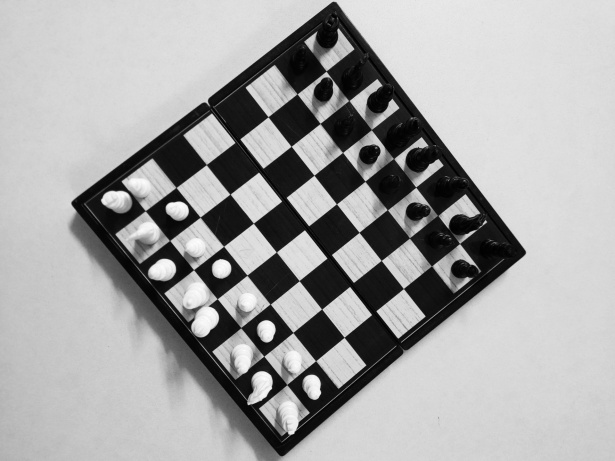
#> input picture imagenes/foto_tablerocnpiezas.jpg, 615 x 461 px
$ python deteccionTablero.py
#> lines starting #> are read from the running program, lines starting #| are printed output that depends on the picture; after the words box and inside, x2 and y2 are one past the last pixel; in counts of white or black regions, pixels touching at a corner belong together
import cv2
import numpy as np
import json
import time
import os

IP_ROBOT = '127.0.0.1'  # IP del robot real o simulado
NOMBRE_IMAGEN = "imagenes/foto_tablerocnpiezas.jpg"
ARCHIVO_PLANTILLA = "plantilla_tablero.json"

TAMANIO_TABLERO = 800  # tamaño en píxeles de la imagen rectificada
TAMANIO_TABLERO_CM = 50  # tamaño en centímetros del tablero

#piezas = ['NADA': 0, 'PEON' : 1 , 'CABALLO': 2, 'TORRE' : 3, 'ALFIL' : 4, 'REY' : 5, 'REINA' : 6]

def detectar_esquinas_tablero(img):
    """
    Detecta las 4 esquinas del tablero de ajedrez.
    #Esto es una versión simplificada: en producción se puede mejorar con detección de líneas o aruco.
    Retorna las 4 esquinas ordenadas (tl, tr, br, bl)
    """
    print("[INFO] Procesando contornos para detectar el tablero...")

    gris = cv2.cvtColor(img, cv2.COLOR_BGR2GRAY)
    blur = cv2.GaussianBlur(gris, (5, 5), 0)
    edges = cv2.Canny(blur, 50, 150)

    # Mostrar bordes detectados
    cv2.imshow("Bordes detectados (Canny)", edges)
    cv2.waitKey(0)

    contornos, _ = cv2.findContours(edges, cv2.RETR_EXTERNAL, cv2.CHAIN_APPROX_SIMPLE)

    img_contornos = img.copy()
    cv2.drawContours(img_contornos, contornos, -1, (0, 255, 0), 2)
    cv2.imshow("Contornos detectados", img_contornos)
    cv2.waitKey(0)

    contorno_max = max(contornos, key=cv2.contourArea)
    epsilon = 0.02 * cv2.arcLength(contorno_max, True)
    approx = cv2.approxPolyDP(contorno_max, epsilon, True)

    if len(approx) != 4:
        raise Exception("[ERROR] No se detectaron 4 esquinas. Ajustar iluminación o filtros.")

    img_esquinas = img.copy()
    for punto in approx:
        cv2.circle(img_esquinas, tuple(punto[0]), 10, (0, 0, 255), -1)

    cv2.imshow("Esquinas detectadas", img_esquinas)
    cv2.waitKey(0)

    esquinas = [p[0] for p in approx]

    # Ordenar esquinas: top-left, top-right, bottom-right, bottom-left
    esquinas = sorted(esquinas, key=lambda x: x[1])
    top = sorted(esquinas[:2], key=lambda x: x[0])
    bottom = sorted(esquinas[2:], key=lambda x: x[0])

    return np.float32([top[0], top[1], bottom[1], bottom[0]])

def aplicar_homografia(img, esquinas_img):
    print("[INFO] Calculando homografía y rectificando imagen...")
    esquinas_ideal = np.float32([[0, 0], [TAMANIO_TABLERO, 0],
                                 [TAMANIO_TABLERO, TAMANIO_TABLERO], [0, TAMANIO_TABLERO]])

    H, _ = cv2.findHomography(esquinas_img, esquinas_ideal)
    img_warped = cv2.warpPerspective(img, H, (TAMANIO_TABLERO, TAMANIO_TABLERO))

        # Mostrar imagen rectificada
    cv2.imshow("Imagen rectificada (homografía)", img_warped)
    cv2.waitKey(0)

    return img_warped

def generar_plantilla_rectificada(img_rectificada):
    print("[INFO] Generando plantilla a partir de imagen rectificada...")

    casilla_w = TAMANIO_TABLERO // 8
    casilla_h = TAMANIO_TABLERO // 8
    columnas = 'abcdefgh'
    filas = '12345678'

    plantilla = {}

    for i in range(8):
        for j in range(8):
            cx = j * casilla_w + casilla_w // 2
            cy = i * casilla_h + casilla_h // 2
            casilla = columnas[j] + filas[7 - i]
            plantilla[casilla] = (cx, cy)

            # Dibujar en imagen para verificación
            cv2.circle(img_rectificada, (cx, cy), 5, (0, 255, 0), -1)
            cv2.putText(img_rectificada, casilla, (cx - 15, cy - 10),
                        cv2.FONT_HERSHEY_SIMPLEX, 0.5, (255, 255, 255), 1)

    # Mostrar imagen con plantilla
    cv2.imshow("Casillas con centros corregidos", img_rectificada)
    cv2.waitKey(0)

    return plantilla, img_rectificada

## Programa para identificar el tablero. Todo nosotros
imagen = cv2.imread(NOMBRE_IMAGEN)
#> imagen is the input picture: shape (461, 615, 3); min 0, max 254, mean 165.3

# 1. Detectar esquinas del tablero
esquinas_detectadas = detectar_esquinas_tablero(imagen)
#> in detectar_esquinas_tablero, `blur = cv2.GaussianBlur(gris, (5, 5), 0)`:
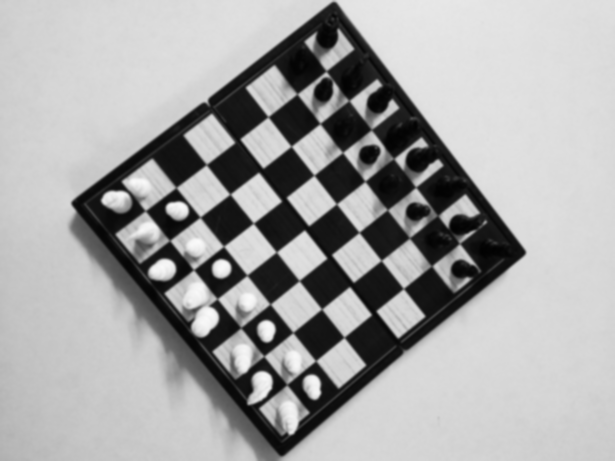
#> blur: shape (461, 615); min 1, max 250, mean 165.3
#> in detectar_esquinas_tablero, `edges = cv2.Canny(blur, 50, 150)`:
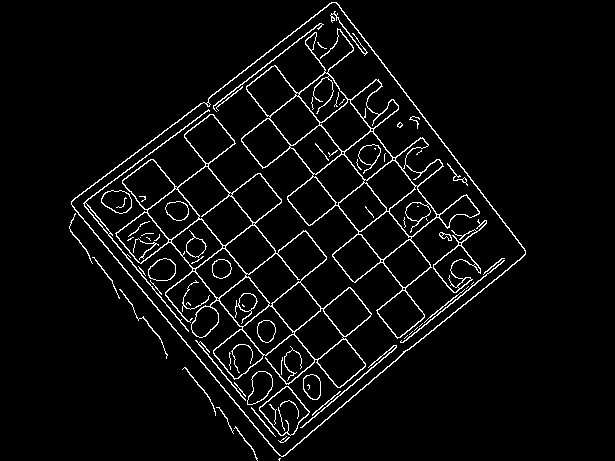
#> edges: shape (461, 615); 4.5% white in thin lines or dots, all inside (x1, y1, x2, y2) = (69, 2, 526, 461)
#> in detectar_esquinas_tablero, `contornos, _ = cv2.findContours(edges, cv2.RETR_EXTERNAL, cv2.CHAIN_AP..`: contornos = 8 contours, 2 with area under 20; largest, box (x1, y1, x2, y2) and area: (71, 2, 526, 457) 105941, (119, 289, 168, 359) 34, (182, 367, 216, 416) 28, (69, 213, 93, 264) 23, (92, 257, 120, 299) 22, (234, 426, 258, 461) 21
#> in detectar_esquinas_tablero, `cv2.drawContours(img_contornos, contornos, -1, (0, 255, 0), 2)`:
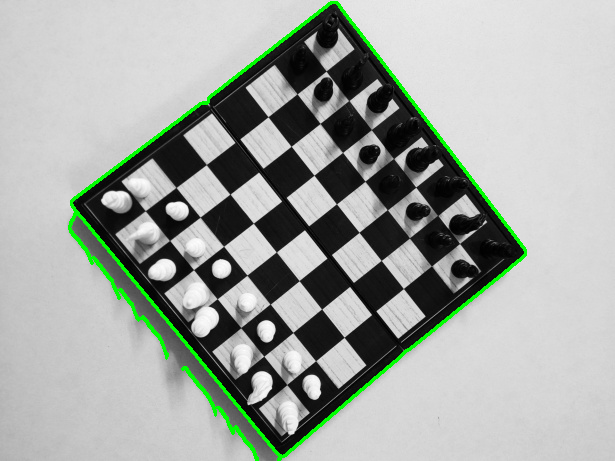
#> img_contornos: shape (461, 615, 3); 2.13% of pixels changed, all inside (x1, y1, x2, y2) = (68, 1, 527, 461)
#> in detectar_esquinas_tablero, `contorno_max = max(contornos, key=cv2.contourArea)`: contorno_max = contour of 418 points, box (x1, y1, x2, y2) (71, 2, 526, 457), area 105941
#> in detectar_esquinas_tablero, `epsilon = 0.02 * cv2.arcLength(contorno_max, True)`: epsilon = 27.01
#> in detectar_esquinas_tablero, `approx = cv2.approxPolyDP(contorno_max, epsilon, True)`: approx = [[336, 2], [71, 201], [281, 456], [525, 254]]
#> the loop in detectar_esquinas_tablero, `for punto in approx:` made 4 passes
#> after the loop in detectar_esquinas_tablero, `for punto in approx:`:
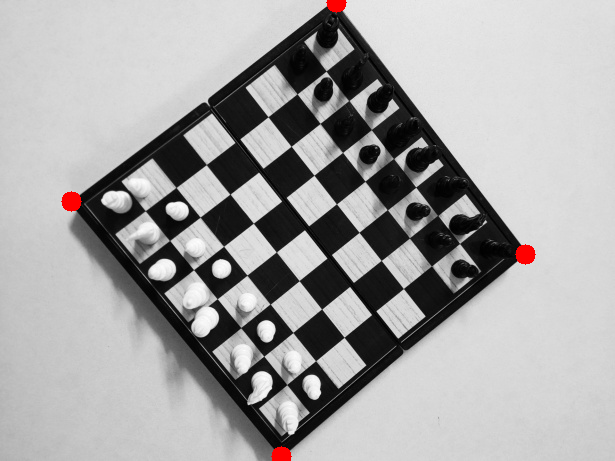
#> img_esquinas: shape (461, 615, 3); 0.38% of pixels changed, all inside (x1, y1, x2, y2) = (61, 0, 536, 461)
#> in detectar_esquinas_tablero, `esquinas = sorted(esquinas, key=lambda x: x[1])`: esquinas = [[336, 2], [71, 201], [525, 254], [281, 456]]
#> in detectar_esquinas_tablero, `top = sorted(esquinas[:2], key=lambda x: x[0])`: top = [[71, 201], [336, 2]]
#> in detectar_esquinas_tablero, `bottom = sorted(esquinas[2:], key=lambda x: x[0])`: bottom = [[281, 456], [525, 254]]
#> esquinas_detectadas = [[71, 201], [336, 2], [525, 254], [281, 456]]

# 2. Calcular homografía y rectificar
img_rectificada = aplicar_homografia(imagen, esquinas_detectadas)
#> in aplicar_homografia, `H, _ = cv2.findHomography(esquinas_img, esquinas_ideal)`: H = [[1.75, -1.44, 165.1], [1.37, 1.82, -462.6], [-0.00019, -1.81e-05, 1]]
#> in aplicar_homografia, `img_warped = cv2.warpPerspective(img, H, (TAMANIO_TABLERO, TAMANIO_TAB..`:
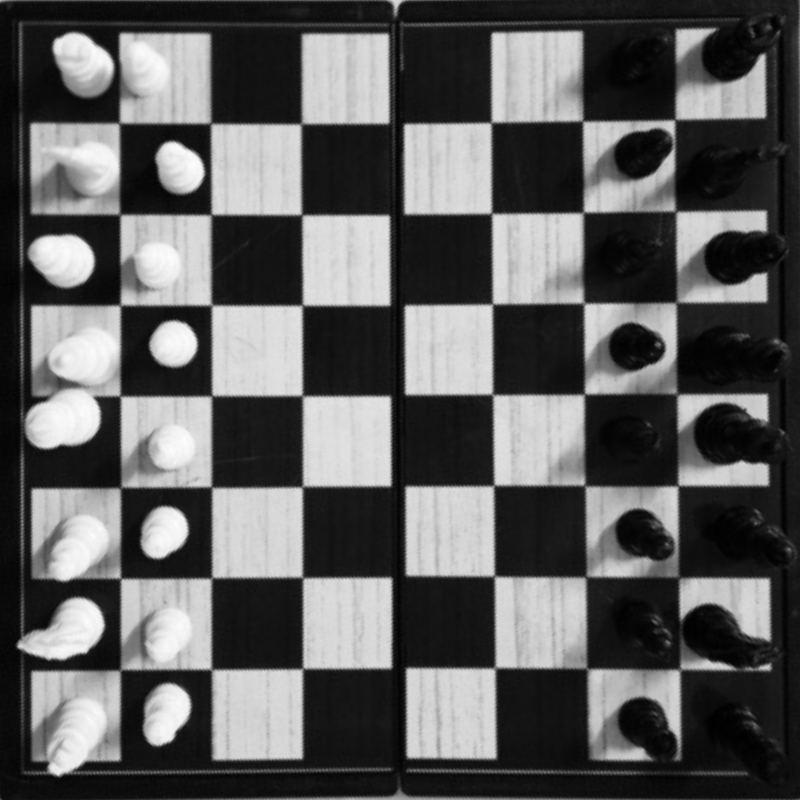
#> img_warped: shape (800, 800, 3); min 0, max 253, mean 93.7

# 3. Generar plantilla con coordenadas del centro de cada casilla
plantilla, img_anotada = generar_plantilla_rectificada(img_rectificada)
#> after the loop in generar_plantilla_rectificada, `for i in range(8):`:
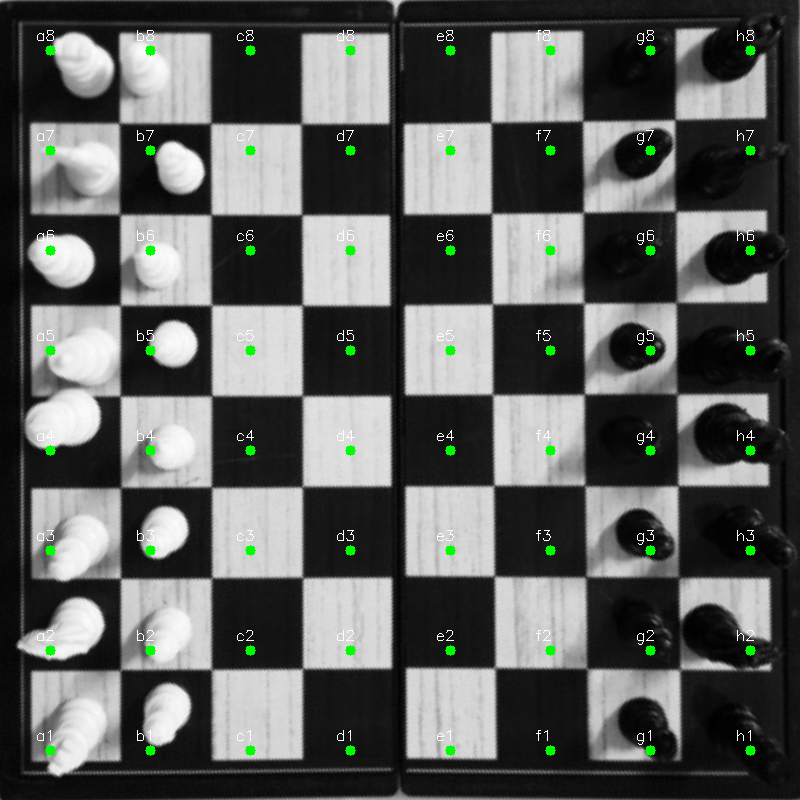
#> img_rectificada: shape (800, 800, 3); 1.28% of pixels changed, all inside (x1, y1, x2, y2) = (37, 30, 756, 756)
#> after the loop in generar_plantilla_rectificada, `for i in range(8):`: plantilla = 64 items
#> plantilla = 64 items

# 4. Mostrar imagen resultante
cv2.destroyAllWindows()
cv2.imshow("Tablero rectificado y etiquetado", img_anotada)
cv2.waitKey(0)
cv2.destroyAllWindows()

# 5. Guardar plantilla
with open(ARCHIVO_PLANTILLA, "w") as f:
    json.dump(plantilla, f, indent=4)

print(f"[INFO] Plantilla guardada en {ARCHIVO_PLANTILLA}")
print("[✔️] Preparación completada. Listo para comenzar la partida.")
